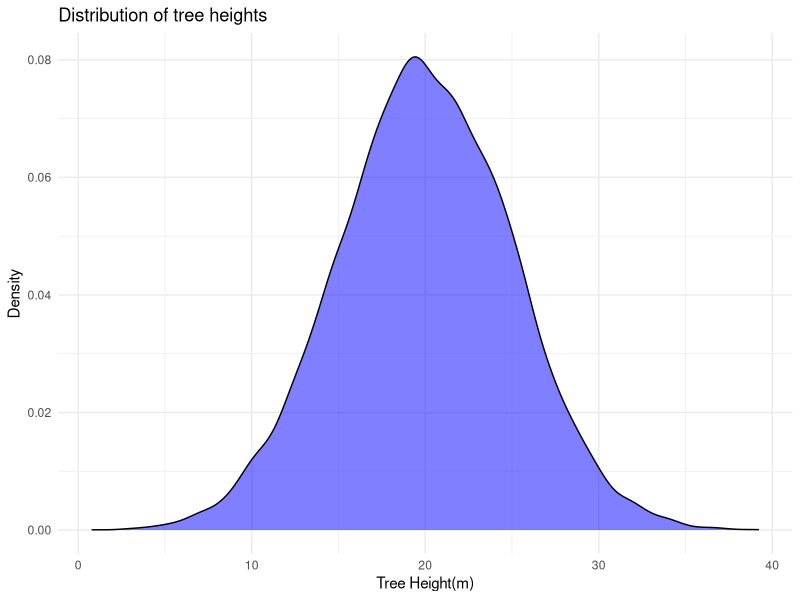

Write the R code that produced this figure.
## ---- chunk 1
# Seed for reproducibility
set.seed(123)

# A population of 12500 oak trees 
population_heights <- rnorm(12500, mean = 20, sd=5)
head(population_heights)
## ---- chunk 2
# Randomly select 86 trees 
sample_heights <- sample(population_heights, size=86, replace = FALSE)
tail(sample_heights)
## ---- chunk 3
# Mean and standard deviation of the entire population
population_stats <- c(
  Mean = mean(population_heights),
  SD = sd(population_heights)
)

population_stats
## ---- chunk 4
# Mean and standard deviation of the sample
sample_stats <- c(
  Mean = mean(sample_heights),
  SD = sd(sample_heights)
)

sample_stats
## ---- chunk 5
# Set seed for reproducibility 
set.seed(76)

# Simulate the data collection
farm_population_pH <- rnorm(n = 5342, mean=3.61, sd=0.8)
head(farm_population_pH)
## ---- chunk 6
# Set seed for reproducibility 
set.seed(76)

# Simulate the data collection
farm_population_pH <- rnorm(n = 5342, mean=3.61, sd=0.8)
head(farm_population_pH)
## ---- chunk 7
population_stats <- c(
  Mean = mean(farm_population_pH),
  standard_deviation = sd(farm_population_pH)
)

population_stats # show the results
## ---- chunk 8
farm_sample_pH <- sample(farm_population_pH, 
                         size = 65, 
                         replace = FALSE)
head(farm_sample_pH)
## ---- chunk 9
sample_stats <- c(
  Mean = mean(farm_sample_pH),
  standard_deviation = (sd(farm_sample_pH))
)

sample_stats # show the results
## ---- chunk 10
library(ggplot2)

# Create a data frame from the data 
oak_df <- data.frame(Height = population_heights)

# Plot the density plot 
ggplot(oak_df, 
       aes(x = Height)) + 
  geom_density(fill = "blue", alpha=0.5) + 
  labs(
    title = "Distribution of tree heights",
    x = "Tree Height(m)",
    y = "Density"
  ) + 
  theme_minimal()
## ---- chunk 11

